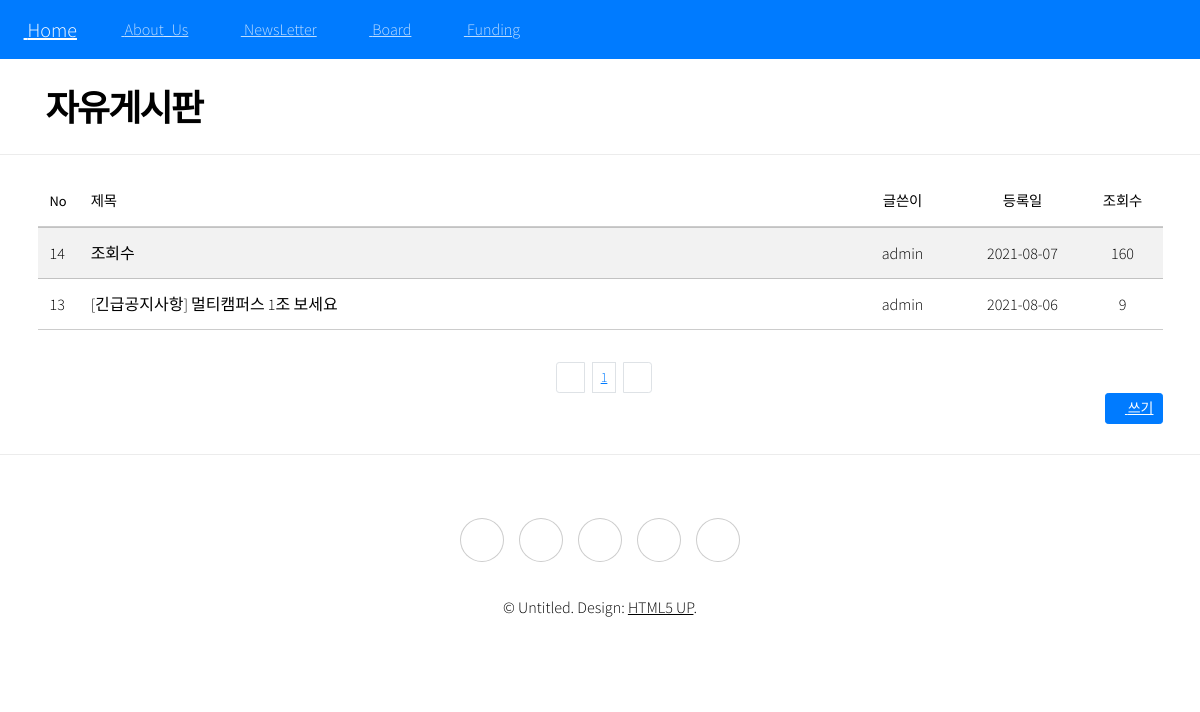
/board/list/, run on an earlier commit of the app's database.
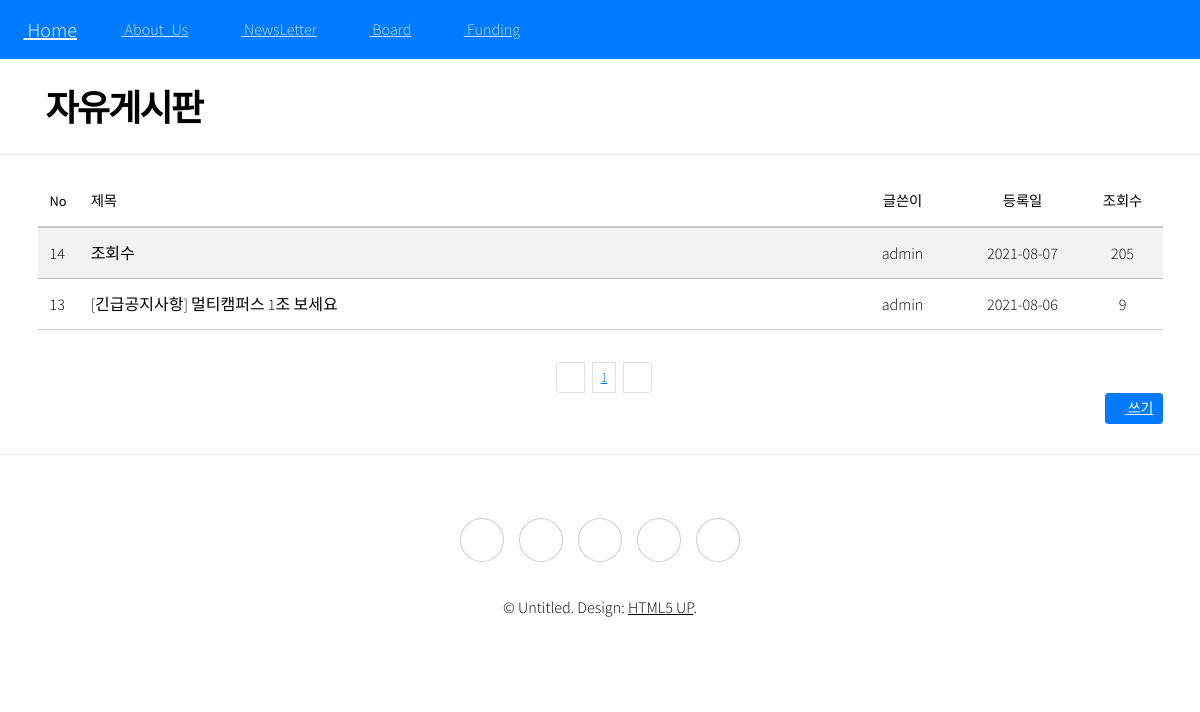
And on a later commit of the database.
### board/models.py (models this page shows, shortened)
class Post(models.Model):
    title = models.CharField(verbose_name='TITLE', max_length=50)
    description = models.CharField('DESCRIPTION', max_length=100, blank=True,
    help_text='simple description text.')
    content = models.TextField('CONTENT')
    create_dt = models.DateTimeField('CREATE DATE', auto_now_add=True)
    modify_dt = models.DateTimeField('MODIFY DATE', auto_now=True)
    user = models.ForeignKey(User,on_delete=models.CASCADE,
        verbose_name='USER', blank=True, null=True)
    hits = models.PositiveIntegerField("조회수",default=0)
    like = models.ManyToManyField(settings.AUTH_USER_MODEL, related_name="like_posts", blank=True)
    class Meta:
        verbose_name = 'post'
        verbose_name_plural = 'posts'
        db_table = 'board_posts'
        ordering = ('-create_dt',)
    def get_absolute_url(self):
        return reverse('board:detail', args=(self.id,))

### board/views.py (the view)
# urls.py: path('list/',PostListView.as_view(),name='list'),
class PostListView(ListView):
    model = Post
    template_name = 'board/post_list.html'
    context_object_name='posts'
    paginate_by = 10
    def get_context_data(self, **kwargs):
        return super().get_context_data(**kwargs)

### board/templates/board/post_list.html (shortened to what this page needs)
{% extends 'base.html' %}
{% load static %}
{% load bootstrap4 %}
{% block content-header %}
<h2 style ="font-weight:bold; margin-top:10px; margin-bottom:5px; margin-left:30px">자유게시판</h2>
{% endblock %}
{% block content %}
    <br>
    <div class="container">
        <table class="table-striped table-hover" >
            <thead>
                <tr>
                    <th style="width:20px">No</th>
                    <th style="padding-top:10px" >제목</th>
                    <th style="width:120px" class="text-center">글쓴이</th>
                    <th style="width:120px" class="text-center">등록일</th>
                    <th style="width:80px" class="text-center">조회수</th>
                </tr>
            </thead>
            <tbody>
            {% for writing in posts%}
                <tr  style="cursor:pointer;" onclick="location.href='{{writing.get_absolute_url}}'">
                    <td>{{writing.id}}</td>
                    <td>{{writing.title}}</td>
                    <td class="text-center">{{writing.user}}</td>
                    <td class="text-center">{{writing.create_dt|date:"Y-m-d"}}</td>
                    <td class="text-center">{{writing.hits}}</td>
                </tr>
            {% endfor %}
            </tbody>
        </table>
        <span>
            <ul class="pagination pagination-sm justify-content-center" style="margin-bottom:0px">
                <li class="page-item"><a class="page-link" href="?page=1"><i class="fas fa-angle-double-left"></i></a>
                </li>
                {% for page_num in page_obj.paginator.page_range %}
                    <li class="page-item"><a class="page-link" href="?page={{page_num}}">{{page_num}}</a></li>
                {% endfor %}
                <li class="page-item"><a class="page-link" href="?page={{page_obj.paginator.num_pages}}"><i class="fas fa-angle-double-right"></i></a>
                </li>
            </ul>
        </span>
        <div class="text-right" style="margin-bottom:30px;margin-top:0px">
            <a href="{%url 'board:add' %}" class="btn btn-primary btn-sm ">
            <i class="fas fa-pencil-alt"></i> 쓰기</a>
        </div>
{% endblock %}

What changed in the data, as far as the page shows it:
changed Post "조회수": hits "160" → "205"
